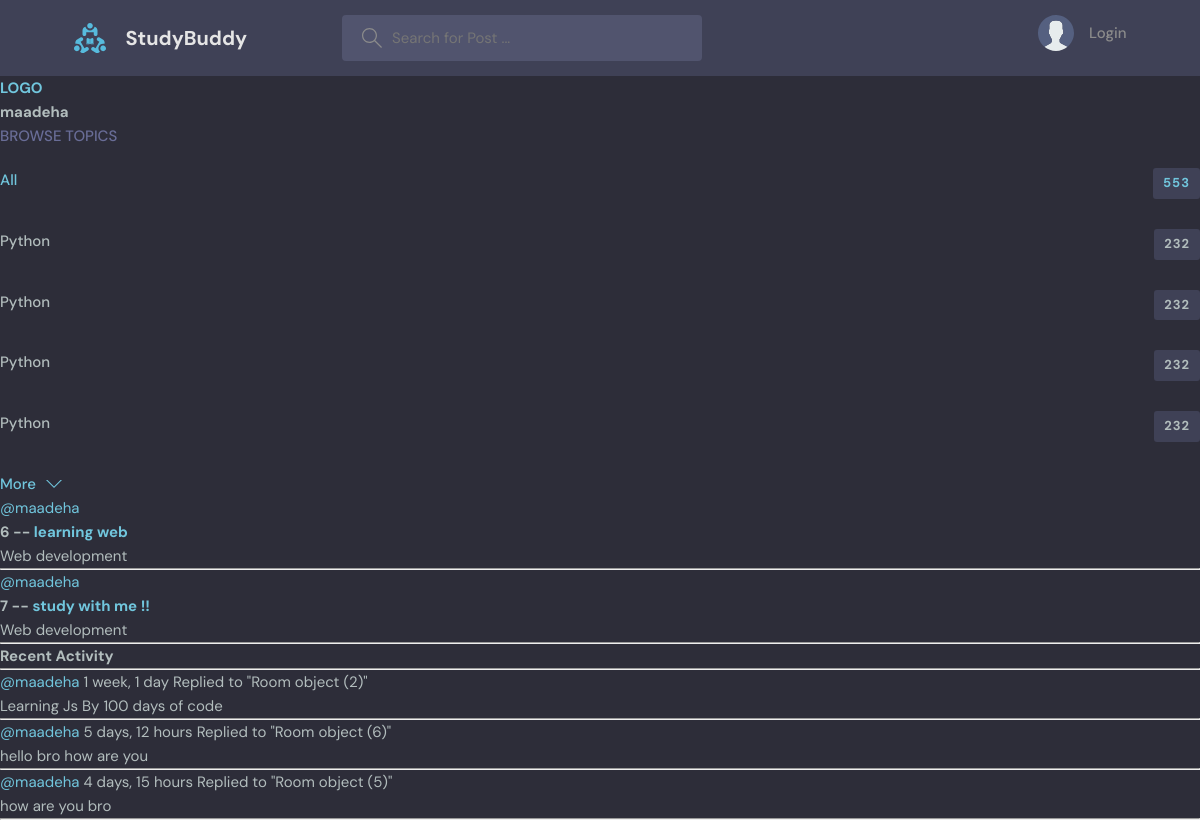
Page /profile/1/ on the committed database.
### base/models.py (models this page shows, shortened)
class Topic (models.Model):
    name=models.CharField(max_length=200)

class Room(models.Model):
    host = models.ForeignKey(User, on_delete=models.SET_NULL ,null=True)
    topic = models.ForeignKey(Topic, on_delete=models.SET_NULL ,null=True)
    name= models.CharField(max_length=200)
    description = models.TextField(null=True,blank=True)
    participants = models.ManyToManyField(User,related_name='participants',blank=True)
    updated = models.DateTimeField(auto_now=True)
    created =models.DateTimeField(auto_now_add=True)

class Message (models.Model):
        user = models.ForeignKey(User, on_delete= models.CASCADE)
        room =models.ForeignKey(Room, on_delete=models.CASCADE)
        body =models.TextField()
        updated = models.DateTimeField(auto_now=True)
        created =models.DateTimeField(auto_now_add=True)
        def __str__(self):
            return self.body[0:50]

### base/views.py (the view)
# urls.py: path('profile/<str:pk>/',views.userProfile, name="user-profile"),
def userProfile(request,pk):
    user = User.objects.get(id=pk)
    rooms = user.room_set.all()
    room_messages = user.message_set.all()
    topics=Topic.objects.all()
    context = {'user':user,'rooms':rooms,'room_messages':room_messages,'topics':topics}
    return render(request,'base/profile.html',context)

### base/templates/base/profile.html (shortened to what this page needs)
{% extends 'main.html' %}
{% block content %}
<h1> {{user.username }}</h1>
<div profile-container>
    <div>
        {% include 'base/topic_component.html' %}
    </div>
    <div>
         {% include 'base/feed_component.html' %}
    </div>
    <div>
        {% include 'base/activity_component.html' %}
    </div>
</div>
{% endblock content %}

### templates/main.html (shortened to what this page needs)
<!DOCTYPE html>
{% load static %}
<html lang="en">
  <head>
    <link rel="stylesheet" href="{% static 'styles/style.css' %}" />
  </head>
  <body>
    {% include 'navbar.html'  %}
    {% block content %}{% endblock %}
  </body>
</html>

### templates/navbar.html (shortened to what this page needs)
{% load static %}
<header class="header header--loggedIn">
   <div class="container">
     <a href="{% url 'home' %}" class="header__logo">
       <img src="{% static 'images/logo.svg' %}" />
       <h1>StudyBuddy</h1>
     </a>
     <form class="header__search" method="GET" action="{%  url 'home'%}">
       <label>
         <input name="q"  placeholder="Search for Post ..." />
       </label>
     </form>
     <nav class="header__menu">
       {% if request.user.is_authenticated  %}
       <div class="header__user">
         <a href="profile.html">
           <div class="avatar avatar--medium active">
             <img src="https://randomuser.me/api/portraits/men/37.jpg" />
           </div>
           <p>{{request.user.username}} <span>@{{request.user.username}}</span></p>
         </a>
         <button class="dropdown-button">
           <svg version="1.1" xmlns="http://www.w3.org/2000/svg" width="32" height="32" viewBox="0 0 32 32">
             <title>chevron-down</title>
             <path d="M16 21l-13-13h-3l16 16 16-16h-3l-13 13z"></path>
           </svg>
         </button>
       </div>
       {% else %}
        <a href="{% url 'login' %}">
         <img src="{% static 'images/avatar.svg' %}" />
         <p>Login</p>
          </a>
          {% endif %}
     </nav>
   </div>
 </header>
<a href="/">
   <h1> LOGO </h1>
</a>

### base/templates/base/topic_component.html
<div class="topics">
  <div class="topics__header">
    <h2>Browse Topics</h2>
  </div>
  <ul class="topics__list">
    <li>
      <a href="{% url 'home'%}" class="active">All <span>553</span></a>
    </li>
    {% for topic in topics %}
    <li>
      <a href="{% url 'home' %}?q={{topic.name}}">Python <span>232</span></a>
    </li>
    {% endfor %}
  </ul>
  <a class="btn btn--link" href="topics.html">
    More
    <svg version="1.1" xmlns="http://www.w3.org/2000/svg" width="32" height="32" viewBox="0 0 32 32">
      <title>chevron-down</title>
      <path d="M16 21l-13-13h-3l16 16 16-16h-3l-13 13z"></path>
    </svg>
  </a>
</div>

### base/templates/base/feed_component.html (shortened to what this page needs)
<div>
{%  for room in rooms %}
<div>
  <a href="{% url 'user-profile' room.host.id %}">@{{room.host.username}} </a>
  <h5> {{room.id}} -- <a href="{% url 'room' room.id %}">{{room.name}} </a></h5>
  <small>{{room.topic.name}}</small>
  <hr>
</div>
{% endfor %}
    </div>

### base/templates/base/activity_component.html (shortened to what this page needs)
<h3>Recent Activity</h3>
  <hr>
  {% for message in room_messages%}
  <div>
    <small><a href=" {% url 'user-profile' message.user.id %}">@{{message.user}} </a> {{message.created|timesince}}</small>
    <small>Replied to "{{message.room}}"</small>
    <p>{{message}}</p>
    <hr>
</div>
{% endfor %}

### static/styles/style.css (style rules this page uses)
:root { --color-main: #71c6dd; --color-main-light: #e1f6fb; --color-dark: #3f4156; --color-dark-medium: #51546e; --color-dark-light: #696d97; --color-light: #e5e5e5; --color-gray: #8b8b8b; --color-light-gray: #b2bdbd; --color-bg: #2d2d39; --color-success: #5dd693; --color-error: #fc4b0b; }
* { font-family: "DM Sans", -apple-system, BlinkMacSystemFont, "Segoe UI", Roboto, Oxygen, Ubuntu, Cantarell, "Open Sans", "Helvetica Neue", sans-serif; margin: 0; padding: 0; box-sizing: border-box; text-rendering: optimizeLegibility; font-size: inherit; }
html { font-size: 56.25%; }
@media only screen and (min-width: 1200px) { html { font-size: 62.5%; } }
body { line-height: 1.6; font-weight: 400; font-size: 1.5rem; color: var(--color-light-gray); background-color: var(--color-bg); min-height: 100vh; }
img { width: 100%; }
a { display: inline-block; color: var(--color-main); text-decoration: none; }
.container { max-width: 120rem; width: 90%; margin: auto; }
.btn { background-color: transparent; border: none; display: inline-flex; align-items: center; gap: 1rem; cursor: pointer; transition: all ease-in-out 0.3s; padding: 1rem 2rem; border-radius: 5px; box-shadow: 1px 1px 3px 1px rgba(0, 0, 0, 0.15); font-weight: 500; }
.btn--link { border-radius: 0; padding: 0; color: var(--color-main); box-shadow: none; }
.btn > svg { fill: currentColor; width: 1.6rem; height: 1.6rem; }
.header { padding: 1.5rem; background-color: var(--color-dark); }
.header > .container { display: flex; gap: 9.5rem; }
.header__logo, .header__user { display: flex; gap: 2rem; align-items: center; }
.header__logo > img { height: 3.2rem; width: 3.2rem; }
.header__logo > h1 { font-weight: 700; font-size: 2rem; color: var(--color-light); }
.header__search > label { background-color: var(--color-dark-medium); padding: 1.3rem 1rem; display: flex; align-items: center; gap: 1rem; border-radius: 4px; }
.header__search svg { fill: var(--color-gray); width: 2rem; height: 2rem; margin-left: 1rem; }
.header__search input { width: 30rem; background: transparent; border: none; outline: none; color: var(--color-light); }
.header__menu { margin-left: auto; position: relative; }
.header__menu a { display: flex; gap: 1.5rem; align-items: center; font-weight: 500; text-decoration: none; color: var(--color-gray); }
.header__menu img { height: 3.6rem; }
.header__menu p { line-height: 1.2; }
.topics__header { margin-bottom: 2rem; }
.topics__header h2 { text-transform: uppercase; font-weight: 500; color: var(--color-dark-light); }
.topics__list { list-style: none; }
.topics__list li a { display: flex; justify-content: space-between; margin-bottom: 3rem; font-weight: 500; color: var(--color-light-gray); transition: all 0.3s ease-in-out; }
.topics__list li a.active, .topics__list li a:hover { color: var(--color-main); }
.topics__list li a span { padding: 0.5rem 1rem; background-color: var(--color-dark); border-radius: 3px; font-size: 1.3rem; font-weight: 700; letter-spacing: 1px; }

### rows in the picture
Room: host.username "maadeha", id "6", name "learning web", topic.name "Web development"
Room: host.username "maadeha", id "7", name "study with me !!", topic.name "Web development"
Message: user "maadeha", created "1 week, 1 day", room "Room object (2)", body "Learning Js By 100 days of code"
Message: user "maadeha", created "5 days, 12 hours", room "Room object (6)", body "hello bro how are you"
Message: user "maadeha", created "4 days, 15 hours", room "Room object (5)", body "how are you bro"

### other values in the picture
{{ user.username }} "maadeha"
